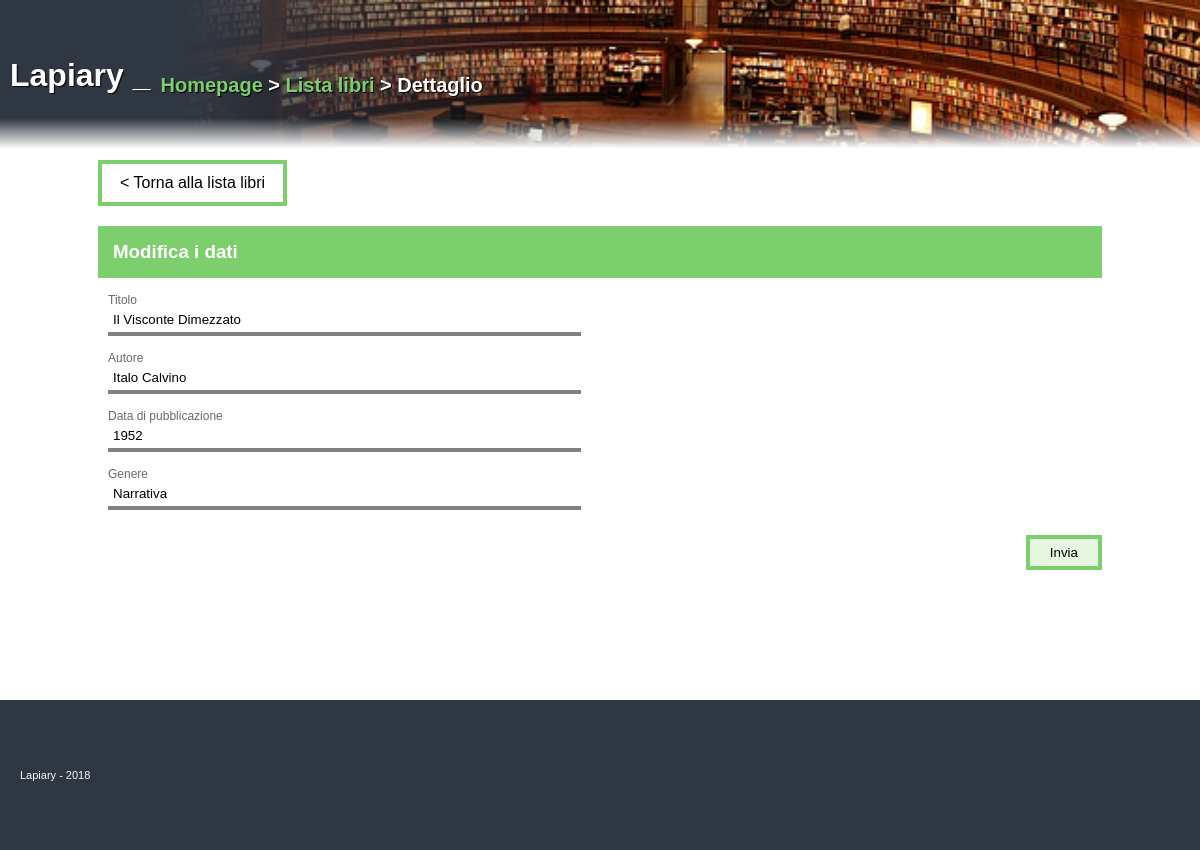
The app's page /libri_dettaglio.php?mode=modifica&id=1 with its own data.
### tables this page shows
CREATE TABLE `libri` (
  `id` int(11) NOT NULL,
  `titolo` varchar(50) NOT NULL,
  `autore` text NOT NULL,
  `data` year(4) NOT NULL,
  `genere` text NOT NULL
);

### DbConnection.php (called while the page is built, shortened)
<?php
class DbConnection{
    private $conn_config = array(
        'driver' => 'mysql',
        'host' => 'localhost',
        'dbname' => 'lapiary',
        'charset' => 'utf8mb4',
        'username' => 'root',
        'password' => '',
        'options' => array(
            PDO::ATTR_ERRMODE => PDO::ERRMODE_EXCEPTION,
            PDO::ATTR_PERSISTENT => false )
    );
    public $db_conn;
    private function getPDOConnection() {
        if($this->db_conn == NULL){
            $dsn = "".$this->conn_config['driver']
                .":host=".$this->conn_config['host']
                .";dbname=".$this->conn_config['dbname']
                .";charset=".$this->conn_config['charset'];
            try{
                $this->db_conn = new PDO($dsn,$this->conn_config['username'],$this->conn_config['password'],
                    $this->conn_config['options']);
            }catch (PDOException $e){
                print($e->getMessage());
            }
        }
    }
}

### models/Libro.php (called while the page is built, shortened)
<?php
include_once("DbConnection.php");
class Libro{
    public function __construct($dati) {
        if(is_object($dati)){
            foreach ($dati as $key=>$item) {
                $dati->$key = htmlentities($item);
            }
            if(isset($dati->id)){
                settype($dati->id, "integer");
                $this->id = $dati->id;
            }
            $this->titolo = $dati->titolo;
            $this->autore = $dati->autore;
            $this->data = $dati->data;
            $this->genere = $dati->genere;
        }elseif(is_array($dati)){
            foreach ($dati as $key=>$item) {
                $dati[$key] = htmlentities($item);
            }
            if(isset($dati['id'])){
                settype($dati['id'], "integer");
                $this->id = $dati['id'];
            }
            $this->titolo = $dati['titolo'];
            $this->autore = $dati['autore'];
            $this->data = $dati['data'];
            $this->genere = $dati['genere'];
        }
    }
    public static function getLibroByID($id){
        $db = new DbConnection();
        $id = htmlentities($id, ENT_QUOTES);
        settype($id, "integer");
        if(is_int($id)){
            $libro = $db->db_conn->prepare('SELECT * FROM libri WHERE libri.id = ?');
            $libro->bindValue(1, $id, PDO::PARAM_INT);
            $libro->execute();
            $risultato = array();
            foreach($libro->fetchAll(PDO::FETCH_ASSOC) as $dati){
                foreach($dati as $key=>$value){
                    $risultato[$key] = $value;
                }
            }
            if(!empty($risultato)){
                return new Libro($risultato);
            }else{
                return array(Libro::ERRORE => array(Libro::ERR_NO_ID_LIBRO=>Libro::ERR_NO_ID_LIBRO_MES));
            }
        }else{
            return false;
        }
    }
}

### libri_dettaglio.php (the view, shortened to what this page needs)
<?php
$errori = array();
$mode = null;
if(isset($_GET['mode'])){
    include_once("models/Libro.php");
    switch($_GET['mode']){
        case "modifica":
            $mode = "modifica";
            if(isset($_GET['id']) && $_GET['id'] != ""){
                $libro_by_id = Libro::getLibroByID($_GET['id']);
                if(is_object($libro_by_id)){
                    $libro_mod = $libro_by_id;
                }else{
                    $errori[] = $libro_by_id[Libro::ERRORE];
                }
            }
            break;
    }
}
?>
<!DOCTYPE html>
<html>
<head>
    <link rel="stylesheet" type="text/css" href="css/styles.css" />
</head>
<body>
<header class="libri-header">
    <div class="strato1">
        <div class="strato2">
            <h1>Lapiary _ </h1>
            <h2><a href="index.php">Homepage</a> > <a href="libri.php">Lista libri</a> > Dettaglio</h2>
        </div>
    </div>
</header>
<div class="container bcol-libri" id="dettaglio">
    <section class="contents">
        <article class="sopra-form">
            <p class="torna_lista"><a href="libri.php"> < Torna alla lista libri </a></p>
        </article>
        <article>
            <form class="form form-libro" action="libri_dettaglio.php<?= ($mode == "modifica" && isset($libro_mod)) ? "?mode=modifica&id=".$libro_mod->id : null ?>" name="libro_post" method="post" onsubmit="return ControllaForm(this)">
                <div class="form_title">
                    <h3><?= $mode == "modifica" ? "Modifica" : "Inserisci" ?> i dati</h3>
                </div>
                <div class="form_input">
                    <div class="form-box-sx">
                        <label>Titolo</label>
                        <input type="text" class="input" name="titolo" placeholder="es. Il Visconte Dimezzato" <?= (isset($libro_mod)) ? 'Value="'.$libro_mod->titolo.'"' : null?> onblur="ControlloImmediato(this);" required />
                        <label>Autore</label>
                        <input type="text" class="input" name="autore" placeholder="es. Italo Calvino" <?= (isset($libro_mod)) ? 'Value="'.$libro_mod->autore.'"' : null?> onblur="ControlloImmediato(this);" required />
                        <label>Data di pubblicazione</label>
                        <input type="number" min="0" max="2018" class="input" name="data" placeholder="Data di pubblicazione" <?= (isset($libro_mod)) ? 'Value="'.$libro_mod->data.'"' : null?> onblur="ControlloImmediato(this);" required />
                        <label>Genere</label>
                        <input type="text" class="input" name="genere" placeholder="es. Narrativa" <?= (isset($libro_mod)) ? 'Value="'.$libro_mod->genere.'"' : null?> onblur="ControlloImmediato(this);" required />
                    </div>
                    <div class="form-box-dx">
                    </div>
                </div>
                <input type="submit" class="submit submit-libro" name="submit" value="Invia" />
            </form>
        </article>
    </section>
</div>
<footer>
    <p class="piccolino">Lapiary - 2018</p>
</footer>
</body>
</html>

### css/styles.css (style rules this page uses)
* { margin:0; padding:0; }
html { font-family: Verdana, Arial, sans-serif; }
header { display: inline-flex; width: 100%; height: 150px; color: white; align-items: center; background: url(../img/ape_libro.png) no-repeat right center; background-size: cover; }
header.libri-header { background: url(../img/libreria.jpg) no-repeat right center; background-size: cover; }
header h1, header h2 { text-shadow: 1px 1px 1px black; padding: 10px; }
header .strato1 { width:100%; height: 100%; background: -moz-linear-gradient(left, rgba(47,55,66,1) 15%, rgba(255,255,255,0) 49%); background: -webkit-linear-gradient(left, rgba(47,55,66,1) 15%,rgba(255,255,255,0) 49%); background: linear-gradient(to right, rgba(47,55,66,1) 15%,rgba(255,255,255,0) 49%); filter: progid:DXImageTransform.Microsoft.gradient( startColorstr='#2f3742', endColorstr='#00ffffff',GradientType=1 ); }
header .strato2 { width:100%; height: 100%; align-items: center; display: inline-flex; background: -moz-linear-gradient(top, rgba(30,87,153,0) 67%, rgba(114,150,191,0) 79%, rgba(255,255,255,1) 99%); background: -webkit-linear-gradient(top, rgba(30,87,153,0) 67%,rgba(114,150,191,0) 79%,rgba(255,255,255,1) 99%); background: linear-gradient(to bottom, rgba(30,87,153,0) 67%,rgba(114,150,191,0) 79%,rgba(255,255,255,1) 99%); filter: progid:DXImageTransform.Microsoft.gradient( startColorstr='#001e5799', endColorstr='#ffffff',GradientType=0 ); }
header .strato2 h2 { font-size: 20px; padding: 20px 0 0 0; }
header.libri-header .strato2 h2 a { color: #7ccf6c; text-decoration: none; }
footer { background-color: #2F3742; width: 100%; height: 150px; margin-top: 50px; display: flex; align-items: center; }
footer .piccolino { color: #f8f8ff; font-size:11px; margin-left: 20px; }
.container#dettaglio { margin: 0 auto; max-width: 1024px; min-width: 500px; min-height: 500px; }
.container .sopra-form { padding: 10px; }
.container .sopra-form p { display: flex; }
.container .sopra-form p.torna_lista a { text-decoration: none; padding: 10px 18px; border: 4px solid #557bce; background-color: white; color: black; transition: all 0.8s ease 0s; }
.container.bcol-libri .sopra-form p.torna_lista a { border: 4px solid #7ccf6c; }
.form { margin: 10px; }
.form .form_title { width:100%; color:white; }
.form.form-libro .form_title { background-color: #7ccf6c; }
.form .form_title h3 { padding: 15px; }
.form .form_input { display: flex; }
.form .form_input > div { margin: 0 10px; width:100%; }
.form label { display: block; font-size: 12px; margin-top: 15px; color: #696969; }
.form .input { display: block; width:96%; margin: 0 0 5px 0; border:none; padding: 5px; border-bottom: 4px solid gray; }
.submit { padding: 6px 20px; margin: 20px 0 10px auto; display: block; }
.submit-libro { border: 4px solid #7ccf6c; background: rgba(124, 207, 108, 0.2); }

### records on screen
libri: titolo "Il Visconte Dimezzato", autore "Italo Calvino", data "1952", genere "Narrativa"
